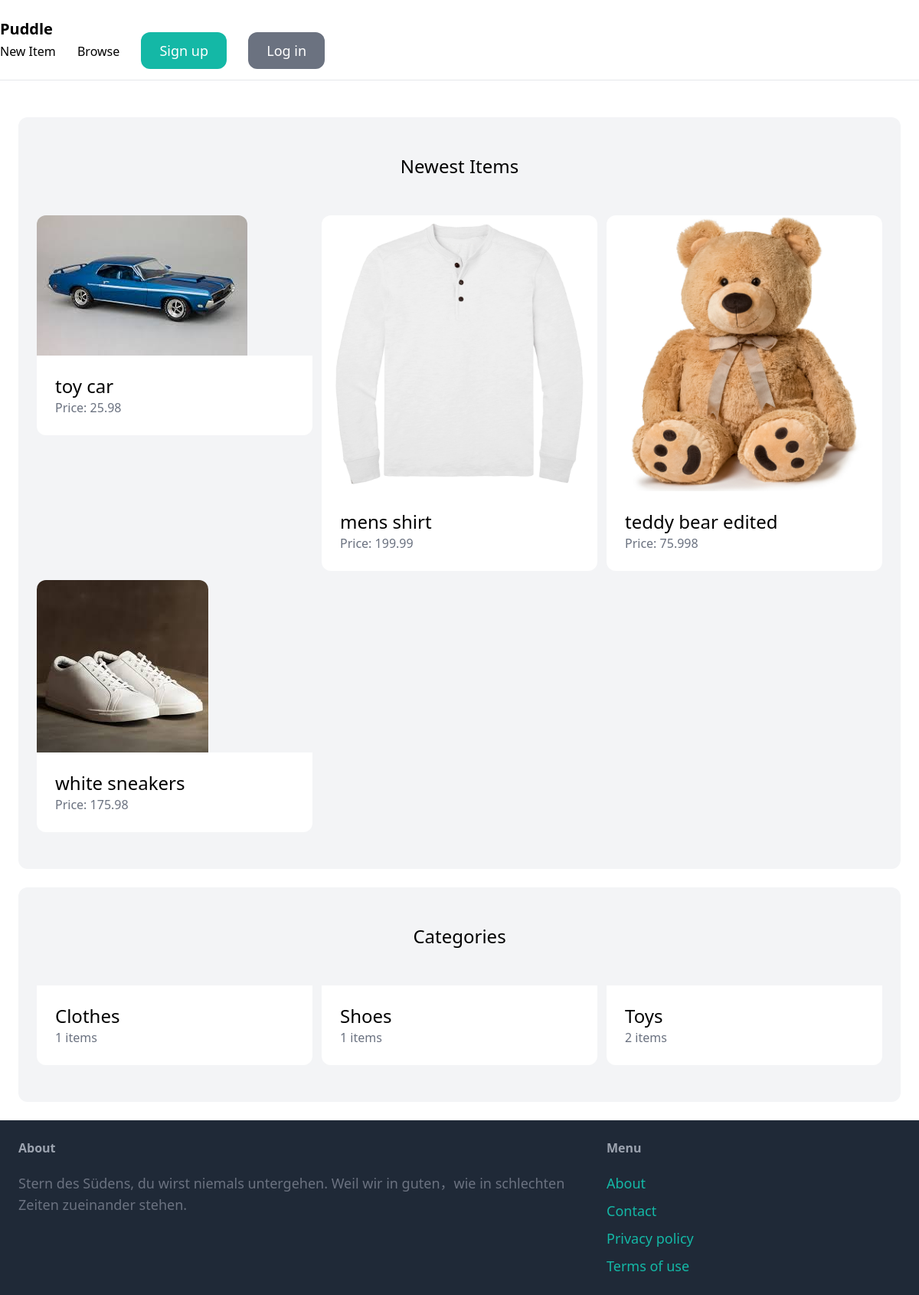
The page / on the database its author committed.
### item/models.py (models this page shows, shortened)
class Item(models.Model):
    category = models.ForeignKey(Category, related_name='item', on_delete=models.CASCADE)
    name = models.CharField(max_length=255)
    description = models.TextField(blank=True, null=True)
    price = models.FloatField()
    image = models.ImageField(upload_to='item_images', blank=True, null=True)
    is_sold = models.BooleanField(default=False)
    created_by = models.ForeignKey(User, related_name='items', on_delete=models.CASCADE)
    created_at = models.DateField(auto_now_add=True)

class Category(models.Model):
    name = models.CharField(max_length=255)
    class Meta:
        ordering = ('name', )
        verbose_name_plural = 'Categories'

### core/views.py (the view)
# urls.py: path('', views.index, name='index'),
def index(request):
    items = Item.objects.filter(is_sold=False)[0:6]
    categories = Category.objects.all()
    return render (request, 'core/index.html', {
        'categories': categories,
        'items': items,
    })

### core/templates/core/index.html (shortened to what this page needs)
{% extends "core/base.html" %}
{% block content %}
    <div class="mt-6 px-6 py-12 bg-gray-100 rounded-xl">
        <h2 class="mb-12 text-2xl text-center">Newest Items</h2>
        <div class="grid grid-cols-3 gap-3">
            {% for item in items %}
            <div>
                <a href="{% url 'item:detail' item.id %}">
                    <div>
                        <img src ="{{ item.image.url }}" class="rounded-t-xl">
                    </div>
                    <div class="p-6 bg-white rounded-b-xl">
                        <h2 class="text-2xl">{{ item.name }}</h2>
                        <p class="text-gray-500">Price: {{ item.price }}</p>
                    </div>
                </a>
            </div>
            {% endfor %}
        </div>
    </div>
    <div class="mt-6 px-6 py-12 bg-gray-100 rounded-xl">
        <h2 class="mb-12 text-2xl text-center">Categories</h2>
        <div class="grid grid-cols-3 gap-3">
            {% for category in categories %}
                <div>
                    <a href="#">
                        <div class="p-6 bg-white rounded-b-xl">
                            <h2 class="text-2xl">{{ category.name }}</h2>
                            <p class="text-gray-500">{{ category.item.count }} items</p>
                        </div>
                    </a>
                </div>
            {% endfor %}
        </div>
    </div>
{% endblock %}

### core/templates/core/base.html (shortened to what this page needs)
<!DOCTYPE html>
<html>
    <head>
        <script src="https://cdn.tailwindcss.com"></script>
    </head>
    <body>
        <nav class="py-6 px-6flex justify-between items center border-b borde-gray-200">
            <a href="/" class="text-xl font-semibold">Puddle</a>
            <div class="space-x-6">
                <a href="{% url "item:new" %}" class"text-lg font-semibold hover:text-gray-500">New Item</a>
                <a href="{% url 'item:browse' %}" class"text-lg font-semibold hover:text-gray-500">Browse</a>
                {% if request.user.is_authenticated %}
                    <a href="{% url 'conversation:inbox' %}" class="px-6 py-3 text-lg font-smeibold bg-teal-500 text-white rounded-xl hover:bg-teal-700">Inbox</a>
                    <a href="{% url 'dashboard:index' %}" class="px-6 py-3 text-lg font-smeibold bg-gray-500 text-white rounded-xl hover:bg-gray-700">Dashboard</a>
                    <a href="{% url 'core:logout' %}" class="px-6 py-3 text-lg font-smeibold bg-gray-500 text-white rounded-xl hover:bg-gray-700">Log out</a>
                    {% else %}
                    <a href="{% url 'core:signup' %}" class="px-6 py-3 text-lg font-smeibold bg-teal-500 text-white rounded-xl hover:bg-teal-700">Sign up</a>
                    <a href="{% url 'core:login' %}" class="px-6 py-3 text-lg font-smeibold bg-gray-500 text-white rounded-xl hover:bg-gray-700">Log in</a>
                {% endif %}
            </div>
        </nav>
        <div class="px-6 py-6">
            {% block content %}
            {% endblock %}
        </div>
        <footer class="py-6 px-6 flex justify-between bg-gray-800">
            <div class="w-2/3 pr-10">
                <h3 class="mb-5 font-semibold text-gray-400">About</h3>
                <p class="text-lg text-gray-500">Stern des Südens, du wirst niemals untergehen. Weil wir in guten，wie in schlechten Zeiten zueinander stehen.</p>
            </div>
            <div class="w-1/3">
                <h3 class="mb-5 font-semibold text-gray-400">Menu</h3>
                <ul class="space-y-2">
                    <li><a href="#" class="text-lg text-teal-500 hover:text-teal-700">About</a></li>
                    <li><a href="{% url 'core:contact' %}" class="text-lg text-teal-500 hover:text-teal-700">Contact</a></li>
                    <li><a href="#" class="text-lg text-teal-500 hover:text-teal-700">Privacy policy</a></li>
                    <li><a href="#" class="text-lg text-teal-500 hover:text-teal-700">Terms of use</a></li>
                </ul>
            </div>
        </footer>
    </body>
</html>

### rows shown on the page
Item: image (picture), name "toy car", price "25.98"
Item: image (picture), name "mens shirt", price "199.99"
Item: image (picture), name "teddy bear edited", price "75.998"
Item: image (picture), name "white sneakers", price "175.98"
Category: name "Clothes", item.count "1"
Category: name "Shoes", item.count "1"
Category: name "Toys", item.count "2"
